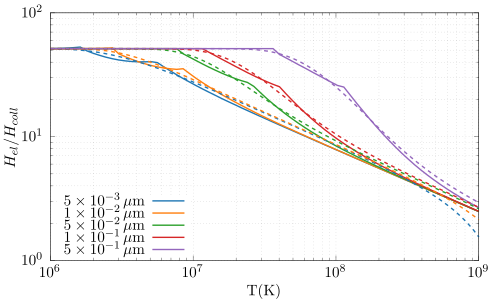

gnuplot code for this plot:
load "../turbo.pal"
set terminal cairolatex standalone size 5in,3in
set output "contrib-comp.tex"
set datafile separator ','
set colorsequence podo


set logscale xy
set format xy '$10^{%L}$'
set key bottom left
set xlabel 'T(K)'
set ylabel '$H_{el}/H_{coll}$'
set xrange [1e6:1e9]

set grid x y mx my

plot "dc_a0005.dat" u 1:($7/$8) w l t "$5\\times 10^{-3} \\, \\mu$m" ls 1 ,\
     "dc_a0010.dat" u 1:($7/$8) w l t "$1\\times 10^{-2} \\, \\mu$m" ls 2,\
     "dc_a0050.dat" u 1:($7/$8) w l t "$5\\times 10^{-2} \\, \\mu$m" ls 3,\
     "dc_a0100.dat" u 1:($7/$8) w l t "$1\\times 10^{-1} \\, \\mu$m" ls 4,\
     "dc_a0500.dat" u 1:($7/$8) w l t "$5\\times 10^{-1} \\, \\mu$m" ls 5,\
     "dc_a0005.dat" u 1:($4/$8) notitle w l ls 1 dashtype "-",\
     "dc_a0010.dat" u 1:($4/$8) notitle w l ls 2 dashtype "-",\
     "dc_a0050.dat" u 1:($4/$8) notitle w l ls 3 dashtype "-",\
     "dc_a0100.dat" u 1:($4/$8) notitle w l ls 4 dashtype "-",\
     "dc_a0500.dat" u 1:($4/$8) notitle w l ls 5 dashtype "-",\
